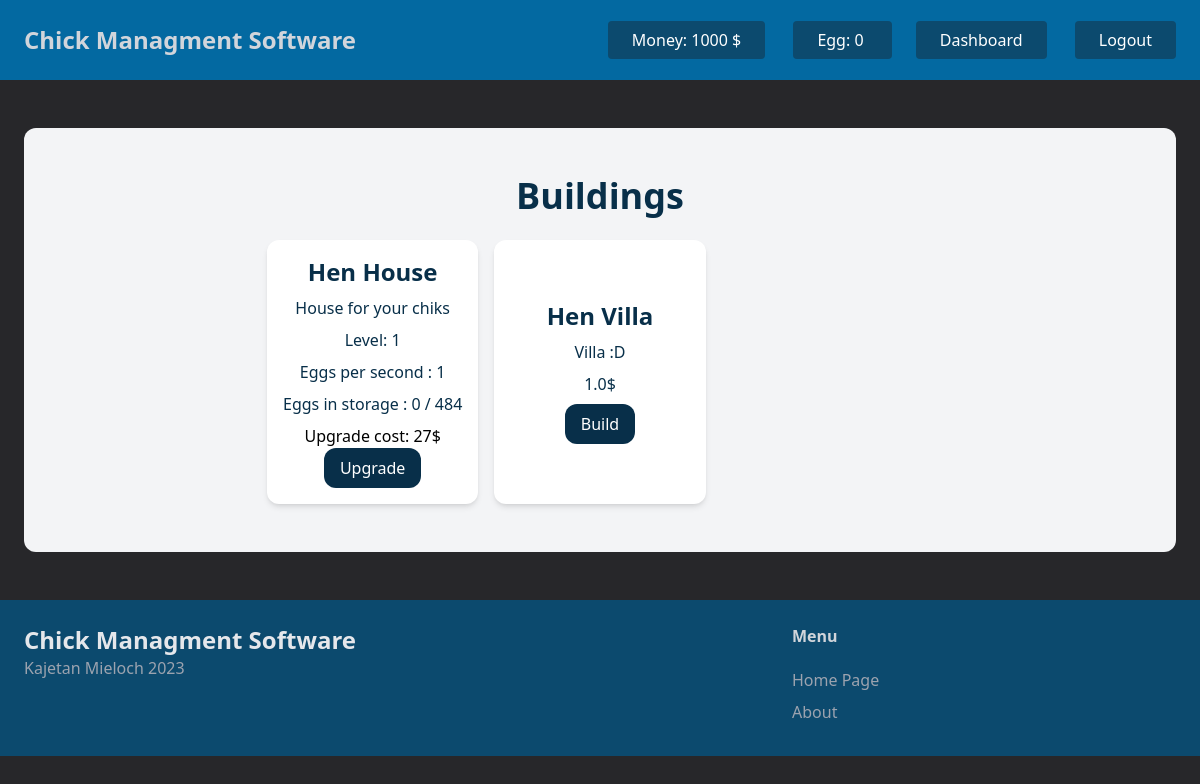
Page /buildings/ (signed in) on the committed database.
### buildings/models.py (models this page shows, shortened)
class Building(models.Model):
    id = models.IntegerField(primary_key=True)
    name = models.CharField(max_length=50)
    description = models.TextField()
    level = models.IntegerField(default=1)
    cost = models.FloatField(default=0)
    eggs_per_second = models.FloatField(default=0)
    egg_in_storage = models.IntegerField(default=0)
    egg_capacity = models.IntegerField(default=0)
    owned = models.BooleanField(default=False)

### buildings/views.py (the view)
# urls.py: path('', views.index, name='index'),
@login_required
def index(request):
    user_profile = UserProfile.objects.get(user=request.user)
    buildings = Building.objects.all()
    building_levels = BuildingLevel.objects.filter(user_profile=user_profile)
    building_levels_dict = {bl.building_id: bl.level for bl in building_levels}
    context = {
        'user_profile': user_profile,
        'buildings': buildings,
        'building_levels': building_levels_dict
    }
    return render(request, 'buildings/index.html', context)

### buildings/templatetags/custom_filters.py (called while the page is built)
@register.filter
def get(dictionary, key):
    return dictionary.get(key, '')  # Provide a default value here if needed

@register.filter
def mul(value, arg):
    return value * arg

@register.filter
def pow(value, arg):
    return value ** arg

### buildings/templates/buildings/index.html (shortened to what this page needs)
{% extends 'core/base.html' %}
{% load custom_filters %}
{% block content %}
<div class="mt-6 mb-6 px-6 py-12 bg-gray-100 rounded-xl">
    <h1 class="mb-6 text-4xl font-bold text-center text-sky-950">Buildings</h1>
    <div class="flex flex-col items-center justify-center">
        <div class="grid grid-cols-3 gap-4">
            {% for building in buildings %}
            <div class="flex flex-col items-center justify-center p-4 bg-white rounded-xl shadow-md">
                <h1 class="mb-2 text-2xl font-bold text-center text-sky-950">{{ building.name }}</h1>
                <p class="mb-2 text-center text-sky-950">{{ building.description }}</p>
                {% if building in user_profile.buildings.all %}
                <p class="mb-2 text-center text-sky-950">Level: {{ building_levels|get:building.id }}</p>
                {% else %}
                <p class="mb-2 text-center text-sky-950">{{ building.cost }}$</p>
                {% endif %}
                {% if building in user_profile.buildings.all %}
                <a class="mb-2 text-center text-sky-950" href="#">Eggs per second : {{ building_levels|get:building.id|add:building.eggs_per_second|pow:2 }}</a>
                <a class="mb-2 text-center text-sky-950" href="#">Eggs in storage : {{ building.egg_in_storage}} / {{ building_levels|get:building.id|add:building.egg_capacity|mul:2|pow:2 }} </a>
                <p>Upgrade cost: {{ building_levels|get:building.id|add:building.cost|pow:3}}$</p>
                <form method="post" action="{% url 'buildings:upgrade_building' %}">
                    <button type="submit" class="px-4 py-2 text-white bg-sky-950 rounded-xl hover:bg-sky-800">Upgrade</button>
                </form>
                {% else %}
                <form method="post" action="{% url 'buildings:build_building' %}">
                    <button type="submit" class="px-4 py-2 text-white bg-sky-950 rounded-xl hover:bg-sky-800">Build</button>
                </form>
            {% endif %}
            </div>
            {% endfor %}
        </div>
    </div>
</div>
{% endblock %}

### rows in the picture
Building: name "Hen House", description "House for your chiks", id "1", id+eggs_per_second "1", egg_in_storage "0", id+egg_capacity "484", id+cost "27"
Building: name "Hen Villa", description "Villa :D", cost "1.0"
